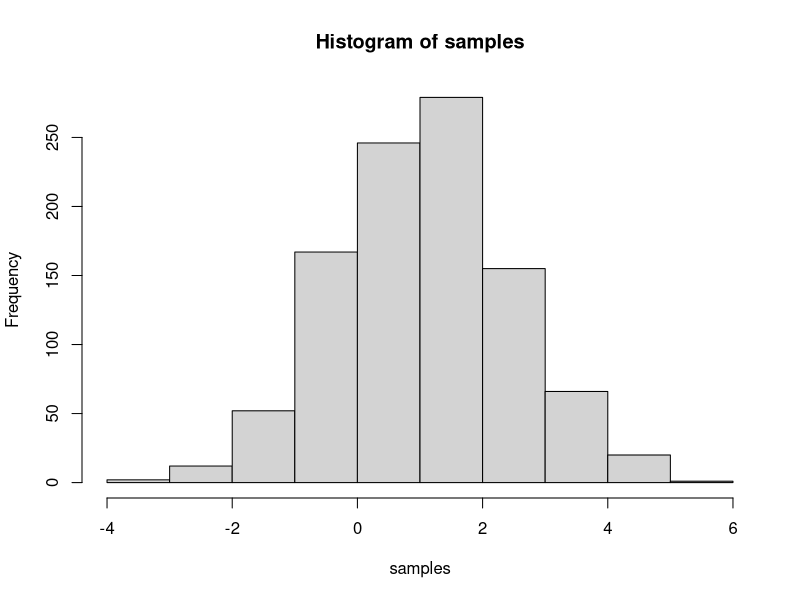
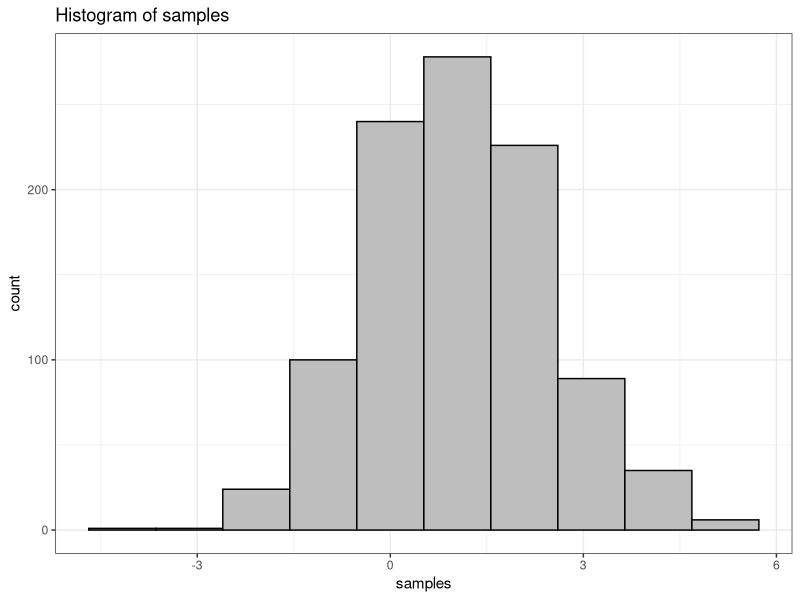
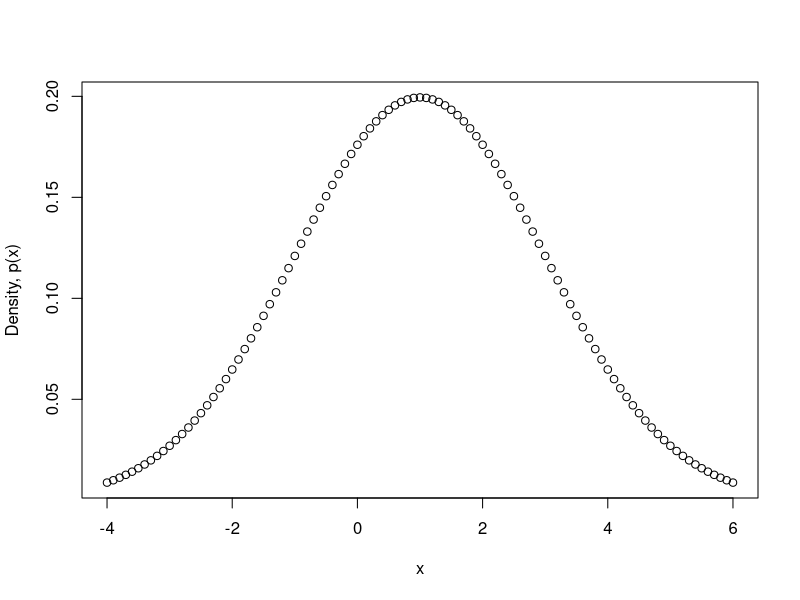
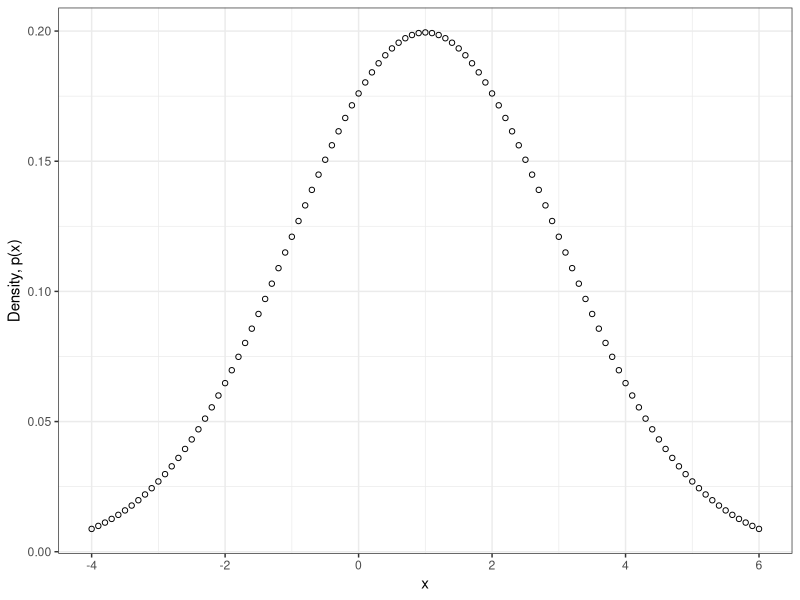
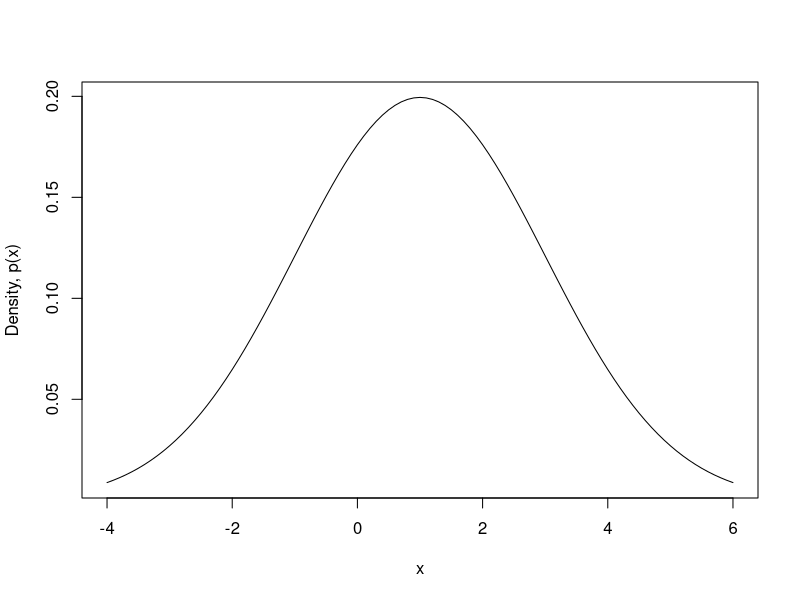
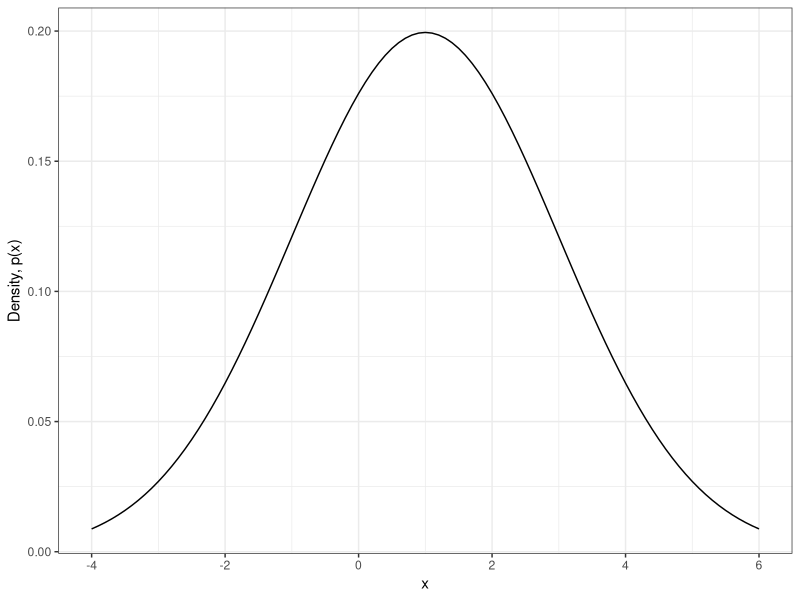
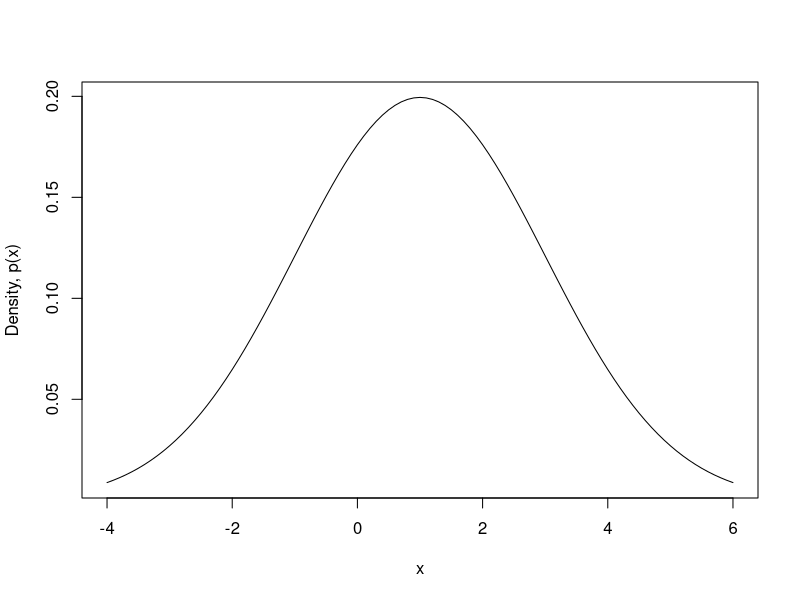
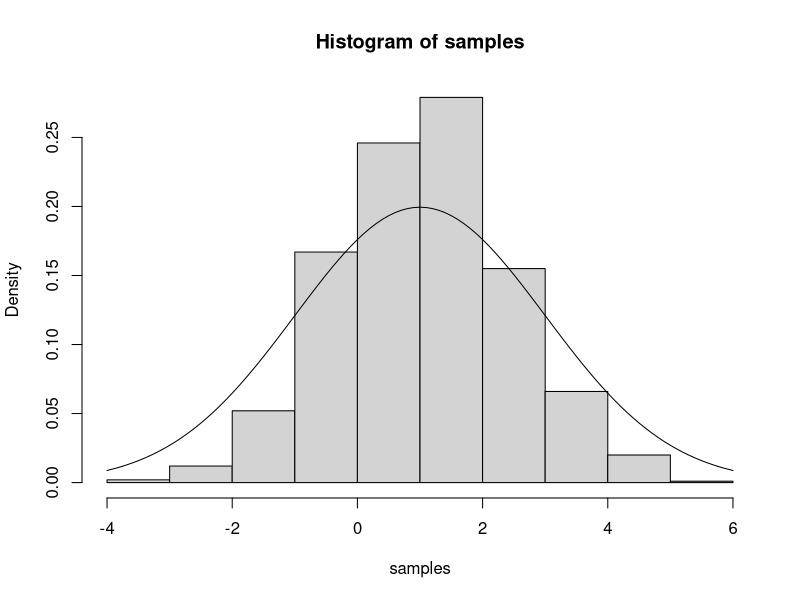

These figures' R source, in order:
## ---- chunk 1
knitr::opts_chunk$set(echo = TRUE)
library(ggplot2)
## ---- chunk 2
craigslist <- read.csv("craigslist.csv", 
                       header = TRUE, stringsAsFactors = FALSE)
#Check to see if everything looks as expected:
head(craigslist)


one.bedrooms <- craigslist[craigslist$brs == 1,]
## ---- chunk 3
?Distributions
## ---- chunk 4
dnorm(0, mean = 1, sd = sqrt(2))
# Notice here the parameter in dnorm is sd,
# which represents the standard deviation (sigma instead of sigma^2). 
## ---- chunk 5
probs <- pnorm(1, mean = 1, sd = sqrt(2))
probs
## ---- chunk 6
qtl <- qnorm(0.5, mean = 1, sd = sqrt(2))
qtl
## ---- chunk 7
# generate 1000 samples from Normal(1, 2) distribution.
samples <- rnorm(n= 1000, mean = 1, sd = sqrt(2))
# plot the histogram
hist(samples)

## ---- chunk 8
class(craigslist)
class(samples)
sample_df = data.frame(sample = samples)
ggplot(sample_df, aes(x = samples)) +
  geom_histogram(bins = 10, 
                 fill = 'grey', # fill in color
                 color = 'black') + # border color
  theme_bw() +
  labs(title = 'Histogram of samples')
## ---- chunk 9
# create a vector, spaced by 0.1
x <- seq(from = -4, to = 6, by = 0.1)
# calculate their densities
x.dens <- dnorm(x, mean = 1, sd = 2)
## ---- chunk 10
# plot the line
plot(x, x.dens, ylab="Density, p(x)")
## ---- chunk 11
x_df = data.frame(x = x, x.dens = x.dens)
ggplot(x_df, aes(x, x.dens)) +
  geom_point(shape = 1) +
  labs(y = 'Density, p(x)') +
  theme_bw()
## ---- chunk 12
# plot the line
plot(x, x.dens,type="l", ylab="Density, p(x)",xlim=c(-4,6))
## ---- chunk 13
ggplot(x_df, aes(x, x.dens)) +
  geom_line() +
  labs(y = 'Density, p(x)') +
  theme_bw()
## ---- chunk 14
# plot the line
curve(dnorm(x, mean = 1, sd = 2),from=-4,to=6, 
      ylab="Density, p(x)")
## ---- chunk 15
hist(samples, freq=FALSE,xlim=c(-4,6))
curve(dnorm(x, mean = 1, sd = 2),
      ylab="Density, p(x)", add=TRUE)

## ---- chunk 16
ggplot(sample_df, aes(samples, y = ..density..)) +
  geom_histogram(bins = 10, fill = 'grey', color = 'black') +
  geom_line(aes(x = x, y = x.dens),data = x_df) +
  labs(y = 'Density, p(x)', title = 'Histogram of samples') +
  theme_bw()
## ---- chunk 17
pnorm(9.5, mean = 3.5, sd = 3) - pnorm(-2.5, mean = 3, sd = 3)

## ---- chunk 18
# insert code here save 


## ---- chunk 19
set.seed(201728)
sample(x = 1:5, size = 3) # after calling this function, the seed will be updated
sample(x = 1:5, size = 3) # the seed has changed thus we would get a different number
set.seed(201728) # set the seed back to 201728
sample(x = 1:5, size = 3)
## ---- chunk 20
set.seed(20170126)
rnorm(5, mean = 0, sd = 1)
rnorm(5, mean = 0, sd = 1)
set.seed(20170126)
rnorm(5, mean = 0, sd = 1)
## ---- chunk 21

dice <- c(1,2,3,4,5,6)  ## Setting up the die

sample(dice,1) ### A single roll of the draw

B = 10 ##Number of rolls

replicate(B, sample(dice,1))  ## Getting the outcomes for 10 rolls of a die

## ---- chunk 22
#insert code here

## ---- chunk 23
#insert code here


## ---- chunk 24
#insert code here

#Mean100Draws = 

## ---- chunk 25
#insert code here


## ---- chunk 26


## ---- chunk 27
tapply(craigslist$price, craigslist$location, median)
## ---- chunk 28
tapply(craigslist$price, craigslist$location, function(x){mean(x < 2000)})
## ---- chunk 29
# insert code here save the precentage of one bedrooms by cites as
# 'pct.1b'
## ---- chunk 30
# insert code here save the median of one bedrooms by cites as
# 'med.ib'
## ---- chunk 31
prop = c(0.4, 0.4, 0.2)
samples = c()
for (city in unique(craigslist$location)){
  for (b in 1:3){
    samples = c(samples, sample(which(craigslist$brs == b & craigslist$location == city), prop[b]*60))
  }
}
craigslist.srs <- craigslist[samples, ]
## ---- chunk 32
tapply(craigslist.srs$price, craigslist.srs$location, median)
## ---- chunk 33
tapply(craigslist.srs$price, craigslist.srs$location, function(x){mean(x < 2000)})
